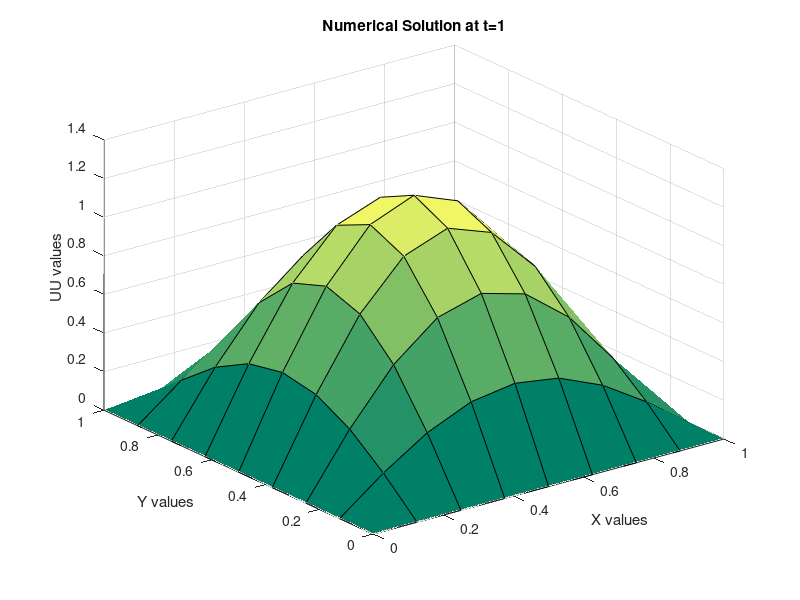
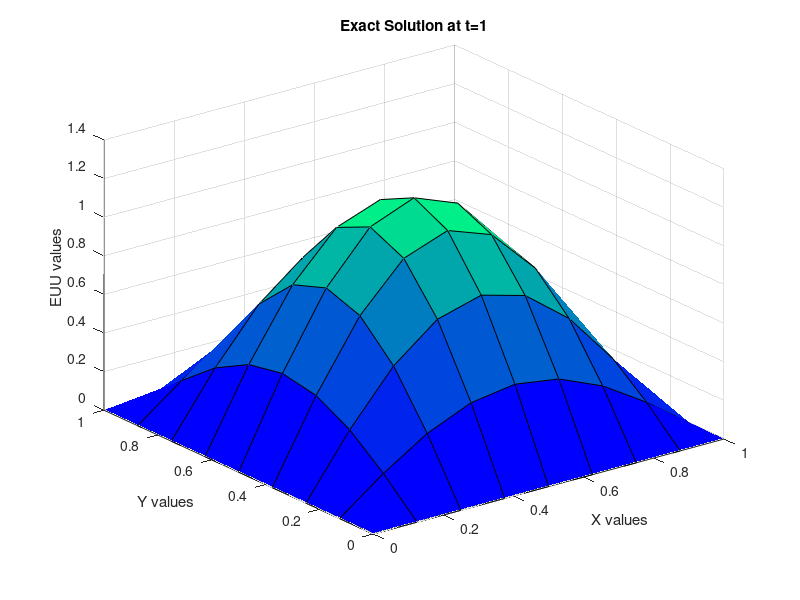

Write MATLAB code to recreate these figures, in order.
%--------------------------------
% Numerical Solution of 2D Heat Conduction Equation with Forcing Function
% ADI Method
% Uxx+Uyy=Ut+f(x,y,t), % U(x,y,t)=sinh(t)*sin(pi*x)*sin(pi*y)
% Name:- KSHITIJ BAHUKHANDI
% Enrollment No :- SAU/AM(M)/2023/06
% (III-Semester)-2024
% SOUTH  ASIAN  UNIVERSITY
% MATLAB File:- 15
%-----------------------------
  clear all;  % clear all variables in memory
  LAM=1.6;
  LL=8; MM=LL;  % LL=16, LL=32, Ll=64
  JJ=40;  % JJ=160, JJ=640, JJ=2560,  %Solution at t=1 
  H=1.0/LL;
  K=LAM*H*H;
  disp('Numerical Solution of 2D Heat Conduction Equation');
  disp('    ');
  fprintf('LL=%4.2f, K=%6.4f, LAM=%6.2f \n',LL,K,LAM);
  disp('  ');
  % Dimensions
  X=zeros(1,LL+1);Y=zeros(1,MM+1); T=zeros(1,JJ+1);TT=zeros(1,JJ+1);
  SUB=zeros(1,LL+1);DIAG=zeros(1,LL+1);SUP=zeros(1,LL+1);RH=zeros(1,LL+1);
  U=zeros(LL+1,MM+1,JJ+1);EU=zeros(LL+1,MM+1,JJ+1);US=zeros(LL+1,MM+1);
  % Formation of Nodal Points
    for L=1:LL+1
        for M=1:MM+1
            for J=1:JJ+1
                X(L)=(L-1)*H;
                Y(M)=(M-1)*H;
                T(J)=(J-1)*K;
                TT(J)=T(J)+0.5*K;
            end
        end      
    end 
    % Exact Solution & RHS function
    for L=1:LL+1
        for M=1:MM+1
            for J=1:JJ+1
                EU(L,M,J)=sinh(T(J))*sin(pi*X(L))*sin(pi*Y(M));
               EUT(L,M,J)=cosh(T(J))*sin(pi*X(L))*sin(pi*Y(M)); 
               EEU(L,M,J)=sinh(TT(J))*sin(pi*X(L))*sin(pi*Y(M)); 
              EEUT(L,M,J)=cosh(TT(J))*sin(pi*X(L))*sin(pi*Y(M));
                 F(L,M,J)= -2*pi*pi*EEU(L,M,J)-EEUT(L,M,J);
            end
        end
    end
    % Initial conditions
    for L=1:LL+1
        for M=1:MM+1
            U(L,M,1)=EU(L,M,1);
        end
    end
    % Boundary conditions
    for J=1:JJ
        for L=1:LL+1
            for M=1:MM+1
                U(1,M,J+1)=EU(1,M,J+1);
                U(LL+1,M,J+1)=EU(LL+1,M,J+1); 
                U(L,1,J+1)=EU(L,1,J+1);
                U(L,MM+1,J+1)=EU(L,MM+1,J+1);
            end
        end
    end
    %  Solution at advanced time level
     tic  % CPU time starts
       % LEES ADI Method
       for J=1:JJ
       % Intermediate Boundary Conditions
       for L=2:LL
           for M=1:MM:MM+1   %IB=1,2
     US(L,M)=-0.5*LAM*U(L-1,M,J+1)+(1+LAM)*U(L,M,J+1)-0.5*LAM*U(L+1,M,J+1);
           end
       end 
       % Solution at Intermediate Step
       for L=2:LL
           for M=2:MM
               F0=F(L,M,J);
               R0=U(L,M,J);
               R1=U(L+1,M,J);
               R2=U(L-1,M,J);
               R3=U(L,M+1,J);
               R4=U(L,M-1,J);
               R5=U(L+1,M+1,J);
               R6=U(L+1,M-1,J);
               R7=U(L-1,M+1,J);
               R8=U(L-1,M-1,J);
               R10=R1+R2+R3+R4;
               R11=R1+R2-2*R0;
               R12=R3+R4-2*R0;
               R18=R5+R6+R7+R8-2*R10+4*R0;
               SUB(M)=-0.5*LAM;
               DIAG(M)=1+LAM;
               SUP(M)=-0.5*LAM;
               RH(M)=R0+0.5*LAM*(R11+R12)+0.25*LAM*LAM*R18-K*F0;
           end     
               RH(2)=RH(2)-SUB(2)*US(L,1);
               RH(MM)=RH(MM)-SUP(MM)*US(L,MM+1);
               SUB(2)=0.0;
               SUP(MM)=0.0;
       % Tri-diagonal solver
               SUP(2)=SUP(2)/DIAG(2);
               RH(2)=RH(2)/DIAG(2);
           for M=3:MM-1
               SUP(M)=SUP(M)/(DIAG(M)-SUB(M)*SUP(M-1));
           end
           for M=3:MM
               RH(M)=(RH(M)-SUB(M)*RH(M-1))/(DIAG(M)-SUB(M)*SUP(M-1));
           end
               US(L,MM)=RH(MM);
           for M=2:MM-1
               US(L,MM-M+1)=RH(MM-M+1)-SUP(MM-M+1)*US(L,MM-M+2);
           end
       end
       % Solution at Main Time Step
       for M=2:MM
           for L=2:LL
               SUB(L)=-0.5*LAM;
               DIAG(L)=1+LAM;
               SUP(L)=-0.5*LAM;
               RH(L)=US(L,M); 
           end
               RH(2)=RH(2)-SUB(2)*U(1,M,J+1);
               RH(LL)=RH(LL)-SUP(LL)*U(LL+1,M,J+1);
               SUB(2)=0.0;
               SUP(LL)=0.0;
       % Tri-diagonal solver
               SUP(2)=SUP(2)/DIAG(2);
               RH(2)=RH(2)/DIAG(2);
           for L=3:LL-1
               SUP(L)=SUP(L)/(DIAG(L)-SUB(L)*SUP(L-1));
           end
           for L=3:LL
               RH(L)=(RH(L)-SUB(L)*RH(L-1))/(DIAG(L)-SUB(L)*SUP(L-1));
           end
               U(LL,M,J+1)=RH(LL);
           for L=2:LL-1
               U(LL-L+1,M,J+1)=RH(LL-L+1)-SUP(LL-L+1)*U(LL-L+2,M,J+1);
           end
       end
  % Calculate Errors
               MAU=0.0;
               RMU=0.0;
        for L=2:LL
            for M=2:MM
                ERU=abs(U(L,M,J+1)-EU(L,M,J+1));
                RMU=RMU+ERU^2;
                if MAU<=ERU, MAU=ERU; end
            end
        end
                RMU=sqrt(RMU/((LL-1)*(MM-1)));
     % Print errors
       fprintf('T=%6.4f,MAU=%10.4e, RMU=%10.4e\n',J*K,MAU,RMU);
      % Set New Initial Conditions
      for L=1:LL+1
          for M=1:MM+1
              U(L,M,J)=U(L,M,J+1);
          end
      end
    end
  disp('  ');
   toc  % CPU time ends
     % Plot the results at t=1
  for L=1:LL+1
      for M=1:MM+1
          UU(L,M)=U(L,M,JJ+1);
         EUU(L,M)=sinh(1)*sin(pi*X(L))*sin(pi*Y(M));
      end
  end
  figure (1);
  colormap summer;
  surf(X,Y,UU);
  xlabel('X values');
  ylabel('Y values');
  zlabel('UU values');
  title('Numerical Solution at t=1')
  figure (2);
  colormap winter;
  surf(X,Y,EUU);
  xlabel('X values');
  ylabel('Y values');
  zlabel('EUU values');
  title('Exact Solution at t=1')
